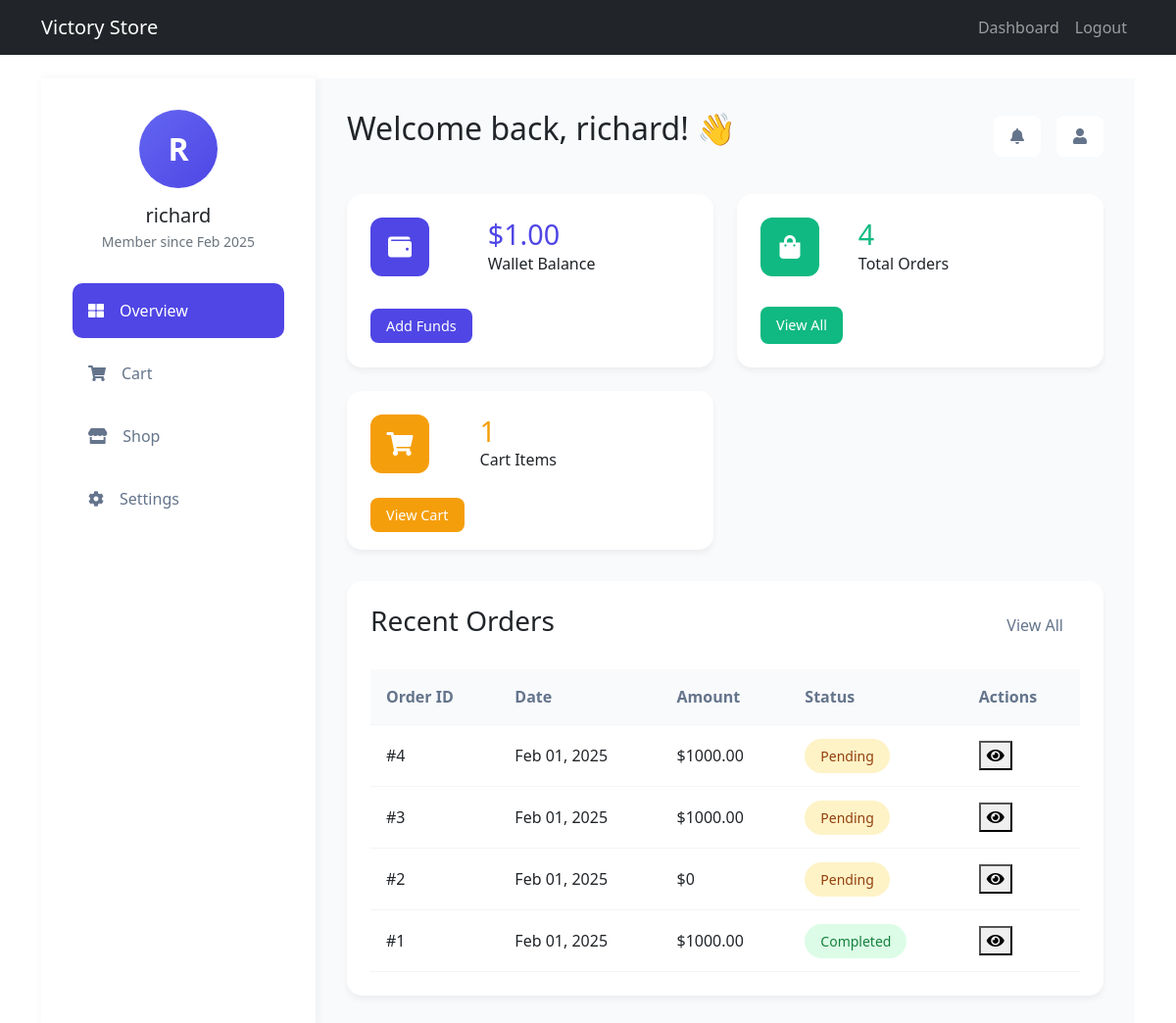
The app's page /dashboard/ (signed in) with its own data.
### store/models.py (models this page shows, shortened)
class Wallet(models.Model):
    user = models.OneToOneField(User, on_delete=models.CASCADE)
    balance = models.DecimalField(max_digits=10, decimal_places=2, default=0)
    created_at = models.DateTimeField(auto_now_add=True)

class Order(models.Model):
    user = models.ForeignKey(User, on_delete=models.CASCADE)
    address = models.TextField()
    phone = models.CharField(max_length=20)
    created_at = models.DateTimeField(auto_now_add=True)
    paid = models.BooleanField(default=False)
    payment_method = models.CharField(max_length=20, blank=True, null=True)
    def get_total_cost(self):
        return sum(item.get_cost() for item in self.items.all())

class OrderItem(models.Model):
    order = models.ForeignKey(Order, related_name='items', on_delete=models.CASCADE)
    product = models.ForeignKey(Product, on_delete=models.CASCADE)
    price = models.DecimalField(max_digits=10, decimal_places=2)
    quantity = models.PositiveIntegerField(default=1)
    def get_cost(self):
        return self.price * self.quantity

### store/views.py (the view)
# urls.py: path('dashboard/', views.dashboard, name='dashboard'),
@login_required
def dashboard(request):
    profile = Profile.objects.get_or_create(user=request.user)[0]
    wallet = Wallet.objects.get_or_create(user=request.user)[0]
    orders = Order.objects.filter(user=request.user).order_by('-created_at')
    cart = Cart.objects.filter(user=request.user).first()
    cart_items_count = CartItem.objects.filter(cart=cart).count() if cart else 0
    orders_count = orders.count()
    recent_orders = orders[:5]
    context = {
        'profile': profile,
        'wallet': wallet,
        'orders_count': orders_count,
        'cart_items_count': cart_items_count,
        'recent_orders': recent_orders
    }
    return render(request, 'store/dashboard.html', context)

### store/templates/store/dashboard.html (shortened to what this page needs)
{% extends 'store/base.html' %}
{% block content %}
<div class="dashboard-container">
    <div class="dashboard-sidebar">
        <div class="user-profile text-center">
            <div class="avatar-circle">
                <span class="initials">{{ user.first_name|first|default:user.username|first|upper }}</span>
            </div>
            <h5 class="mt-3 mb-1">{{ user.first_name|default:user.username }}</h5>
            <p class="text-muted small">Member since {{ user.date_joined|date:"M Y" }}</p>
        </div>
        <div class="sidebar-menu">
            <a href="#" class="active"><i class="fas fa-th-large"></i> Overview</a>
            <a href="{% url 'cart_detail' %}"><i class="fas fa-shopping-cart"></i> Cart</a>
            <a href="{% url 'product_list' %}"><i class="fas fa-store"></i> Shop</a>
            <a href="#"><i class="fas fa-cog"></i> Settings</a>
        </div>
    </div>
    <div class="dashboard-main">
        <div class="dashboard-header">
            <div class="welcome-text">
                <h2>Welcome back, {{ user.first_name|default:user.username }}! 👋</h2>
            </div>
            <div class="quick-actions">
                <button class="btn-glass"><i class="fas fa-bell"></i></button>
                <button class="btn-glass"><i class="fas fa-user"></i></button>
            </div>
        </div>
        <div class="stats-grid">
            <div class="stat-card" style="--accent-color: #4F46E5">
                <div class="stat-icon">
                    <i class="fas fa-wallet"></i>
                </div>
                <div class="stat-details">
                    <h3>${{ wallet.balance }}</h3>
                    <p>Wallet Balance</p>
                </div>
                <div class="stat-action">
                    <a href="{% url 'add_funds' %}" class="btn-accent">Add Funds</a>
                </div>
            </div>
            <div class="stat-card" style="--accent-color: #10B981">
                <div class="stat-icon">
                    <i class="fas fa-shopping-bag"></i>
                </div>
                <div class="stat-details">
                    <h3>{{ orders_count }}</h3>
                    <p>Total Orders</p>
                </div>
                <div class="stat-action">
                    <button class="btn-accent">View All</button>
                </div>
            </div>
            <div class="stat-card" style="--accent-color: #F59E0B">
                <div class="stat-icon">
                    <i class="fas fa-shopping-cart"></i>
                </div>
                <div class="stat-details">
                    <h3>{{ cart_items_count }}</h3>
                    <p>Cart Items</p>
                </div>
                <div class="stat-action">
                    <a href="{% url 'cart_detail' %}" class="btn-accent">View Cart</a>
                </div>
            </div>
        </div>
        <div class="orders-section">
            <div class="section-header">
                <h3>Recent Orders</h3>
                <button class="btn-glass">View All</button>
            </div>
            <div class="orders-table">
                <table>
                    <thead>
                        <tr>
                            <th>Order ID</th>
                            <th>Date</th>
                            <th>Amount</th>
                            <th>Status</th>
                            <th>Actions</th>
                        </tr>
                    </thead>
                    <tbody>
                        {% for order in recent_orders %}
                        <tr>
                            <td>#{{ order.id }}</td>
                            <td>{{ order.created_at|date:"M d, Y" }}</td>
                            <td>${{ order.get_total_cost }}</td>
                            <td>
                                <span class="status-badge {% if order.paid %}success{% else %}pending{% endif %}">
                                    {% if order.paid %}Completed{% else %}Pending{% endif %}
                                </span>
                            </td>
                            <td>
                                <button class="btn-icon"><i class="fas fa-eye"></i></button>
                            </td>
                        </tr>
                        {% empty %}
                        <tr>
                            <td colspan="5" class="text-center">No orders yet</td>
                        </tr>
                        {% endfor %}
                    </tbody>
                </table>
            </div>
        </div>
    </div>
</div>
<link rel="stylesheet" href="https://cdnjs.cloudflare.com/ajax/libs/font-awesome/5.15.4/css/all.min.css">
{% endblock %}

### store/templates/store/base.html (shortened to what this page needs)
<!DOCTYPE html>
<html>
<head>
    <link href="https://cdn.jsdelivr.net/npm/bootstrap@5.1.3/dist/css/bootstrap.min.css" rel="stylesheet">
</head>
<body>
    <nav class="navbar navbar-expand-lg navbar-dark bg-dark">
        <div class="container">
            <a class="navbar-brand" href="{% url 'home' %}">Victory Store</a>
            <div class="navbar-nav">
                {% if user.is_authenticated %}
                    <a class="nav-link" href="{% url 'dashboard' %}">Dashboard</a>
                    <a class="nav-link" href="{% url 'logout' %}">Logout</a>
                {% else %}
                    <a class="nav-link" href="{% url 'login' %}">Login</a>
                    <a class="nav-link" href="{% url 'register' %}">Register</a>
                {% endif %}
            </div>
        </div>
    </nav>
    <div class="container mt-4">
        {% block content %}
        {% endblock %}
    </div>
</body>
</html>

### store/templates/store/dashboard.html (style rules this page uses)
.dashboard-container { display: flex; min-height: 100vh; background: #f8fafc; }
.dashboard-sidebar { width: 280px; background: white; padding: 2rem; box-shadow: 2px 0 10px rgba(0,0,0,0.05); }
.dashboard-main { flex: 1; padding: 2rem; }
.avatar-circle { width: 80px; height: 80px; background: linear-gradient(135deg, #6366F1, #4F46E5); border-radius: 50%; display: flex; align-items: center; justify-content: center; margin: 0 auto; }
.initials { color: white; font-size: 2rem; font-weight: 600; }
.sidebar-menu { margin-top: 2rem; }
.sidebar-menu a { display: flex; align-items: center; padding: 1rem; color: #64748b; text-decoration: none; border-radius: 10px; margin-bottom: 0.5rem; transition: all 0.3s; }
.sidebar-menu a.active { background: #4F46E5; color: white; }
.sidebar-menu i { margin-right: 1rem; }
.dashboard-header { display: flex; justify-content: space-between; align-items: center; margin-bottom: 2rem; }
.stats-grid { display: grid; grid-template-columns: repeat(auto-fit, minmax(300px, 1fr)); gap: 1.5rem; margin-bottom: 2rem; }
.stat-card { background: white; border-radius: 15px; padding: 1.5rem; box-shadow: 0 4px 6px rgba(0,0,0,0.05); display: grid; grid-template-columns: auto 1fr; gap: 1rem; position: relative; overflow: hidden; }
.stat-icon { width: 60px; height: 60px; background: var(--accent-color); border-radius: 12px; display: flex; align-items: center; justify-content: center; color: white; font-size: 1.5rem; }
.stat-details h3 { font-size: 1.8rem; margin: 0; color: var(--accent-color); }
.btn-accent { background: var(--accent-color); color: white; border: none; padding: 0.5rem 1rem; border-radius: 8px; text-decoration: none; font-size: 0.9rem; transition: transform 0.2s; }
.orders-section { background: white; border-radius: 15px; padding: 1.5rem; box-shadow: 0 4px 6px rgba(0,0,0,0.05); }
.section-header { display: flex; justify-content: space-between; align-items: center; margin-bottom: 1.5rem; }
.orders-table { overflow-x: auto; }
table { width: 100%; border-collapse: separate; border-spacing: 0; }
th, td { padding: 1rem; text-align: left; border-bottom: 1px solid #f1f5f9; }
th { background: #f8fafc; font-weight: 600; color: #64748b; }
.status-badge { padding: 0.5rem 1rem; border-radius: 20px; font-size: 0.875rem; }
.status-badge.success { background: #dcfce7; color: #15803d; }
.status-badge.pending { background: #fef3c7; color: #92400e; }
.btn-glass { background: rgba(255,255,255,0.9); border: 1px solid rgba(255,255,255,0.5); padding: 0.5rem 1rem; border-radius: 8px; backdrop-filter: blur(10px); color: #64748b; transition: all 0.3s; }
.quick-actions { display: flex; gap: 1rem; }

### records on screen
Wallet: balance "1.00"
Order: id "4", created_at "Feb 01, 2025", get_total_cost "1000.00", paid "Pending"
Order: id "3", created_at "Feb 01, 2025", get_total_cost "1000.00", paid "Pending"
Order: id "2", created_at "Feb 01, 2025", get_total_cost "0", paid "Pending"
Order: id "1", created_at "Feb 01, 2025", get_total_cost "1000.00", paid "Completed"

### other values on screen
{{ user.first_name|first|default:user.username|first|upper }} "R"
{{ user.first_name|default:user.username }} "richard"
{{ user.date_joined|date:"M Y" }} "Feb 2025"
{{ orders_count }} "4"
{{ cart_items_count }} "1"
